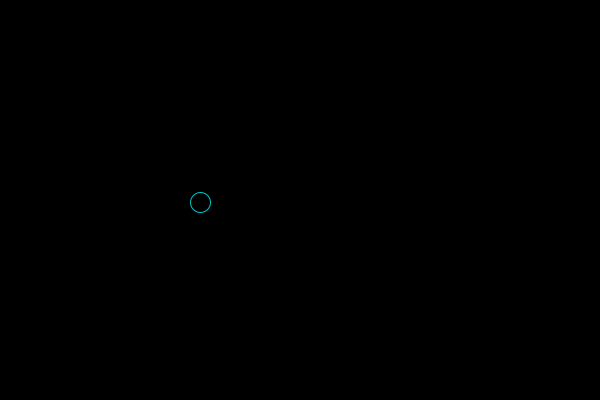
Frame 1 (no input)
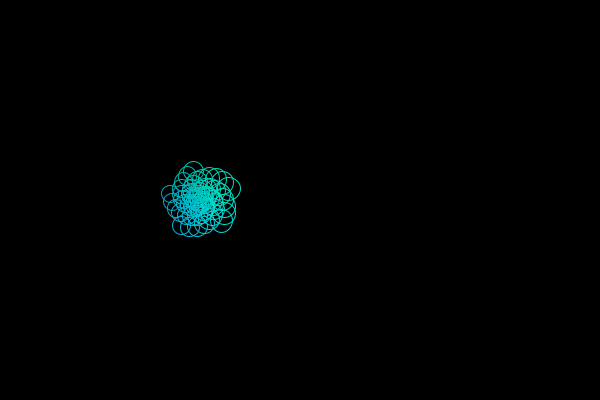
Frame 60 (the mouse pressed at the canvas centre just before this capture)
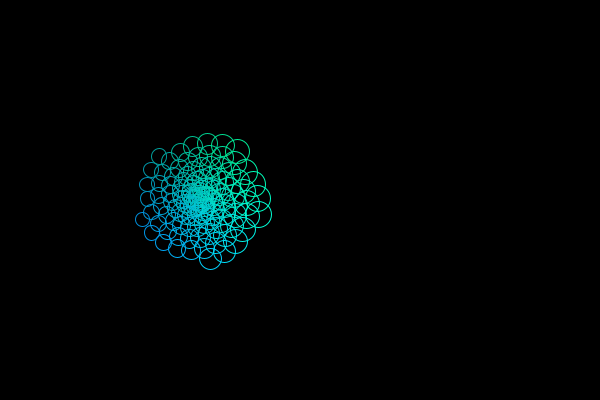
Frame 120 (the mouse held since frame 60 and released just before this capture)

The Processing sketch that drew these frames (run headless with seeded random() and noise(); from frame 60 on, the mouse is pressed at the canvas centre):

// Processing sketch: processing_103563
// ── processing_103563.pde

float angle = 0;
float offset = 60;
float scalar = 2;
float speed = 10;

void setup(){
  size(600,400);
  smooth();
  background(0);
  noFill();
}

void draw(){
  //background(0);
        float x = offset+140 + sin(angle)*scalar;
          float y = offset+140 + cos(angle)*scalar; 
           

stroke(0,x,y);/////////change color//

   ellipse(x,y,x/10,x/10);
    angle += speed;
  scalar += 0.5;
}
